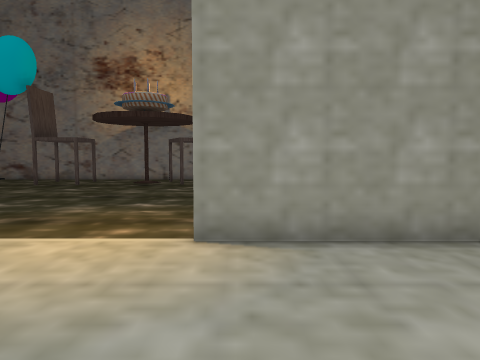
view 1 (above)

22 first-person views from a walk through a scene from a Unity 3-D project. The camera is 1.4 m above the floor, tilts 4° down and sees 70° across. The floor is counted in squares, 1 m on a side. Each view is taken from the middle of a square. On the plan, view 1 faces up. The plan holds only what a view shows up to about 15 squares ahead; the rest is blank. The player character is not drawn.

view 2
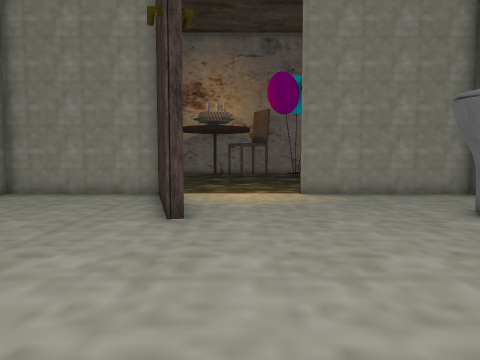

view 3
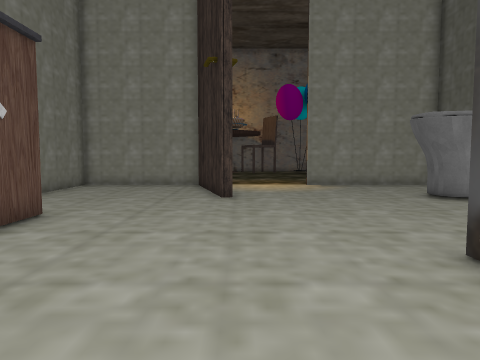

view 4
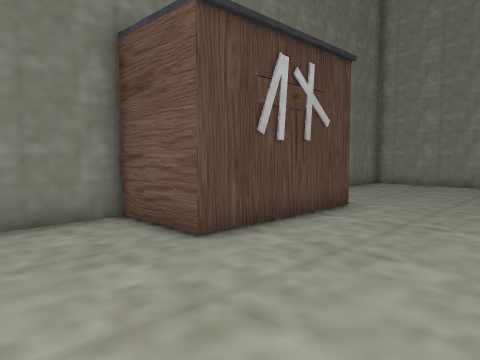

view 5
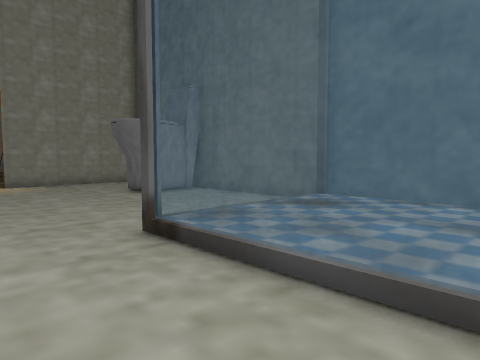

view 6
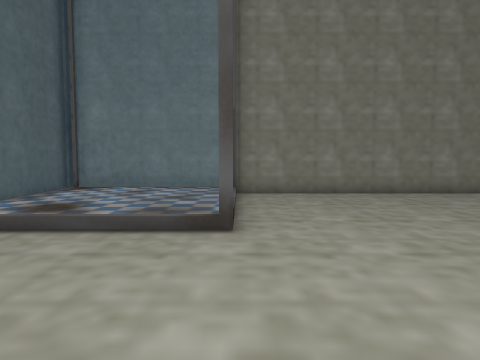

view 7
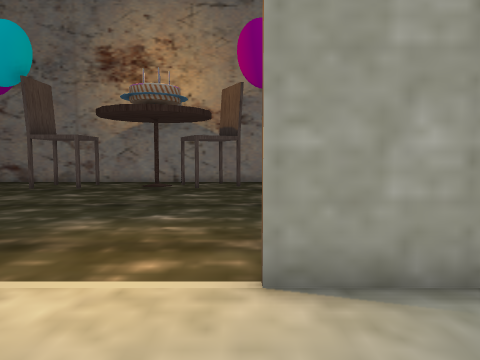

view 8
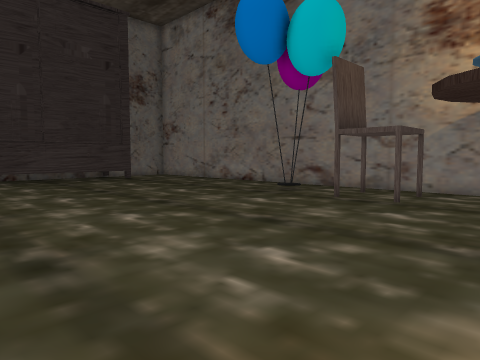

view 9
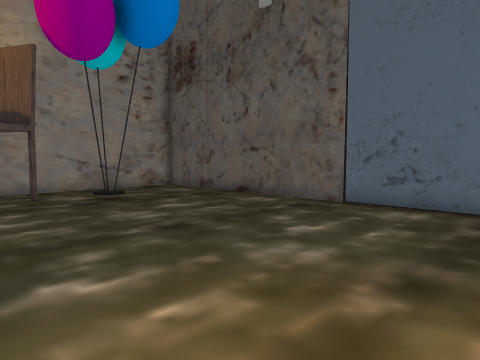

view 10
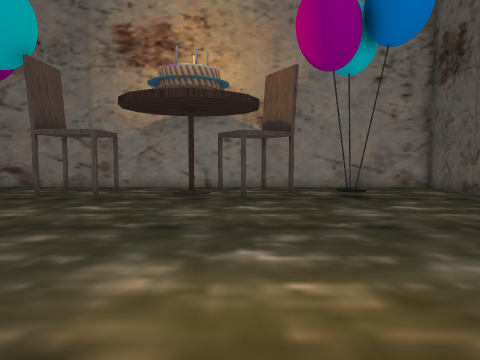

view 11
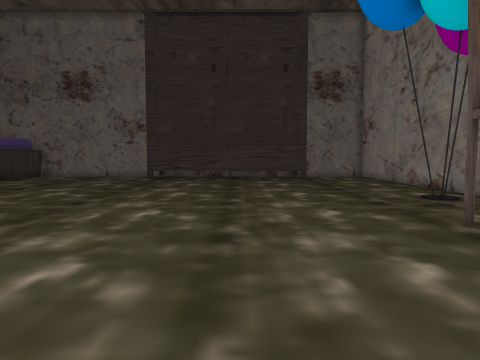

view 12
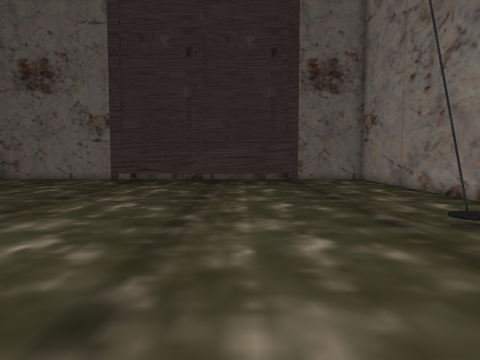

view 13
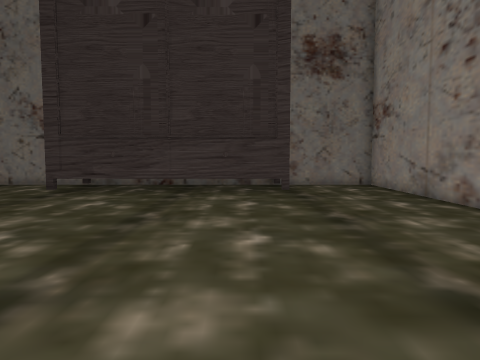

view 14
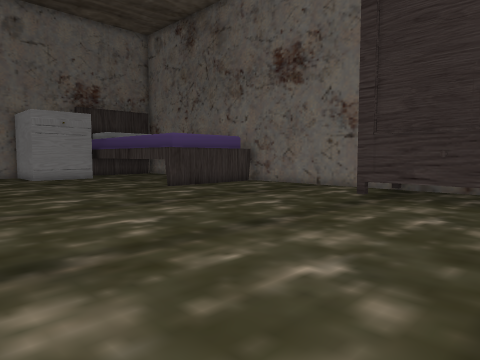

view 15
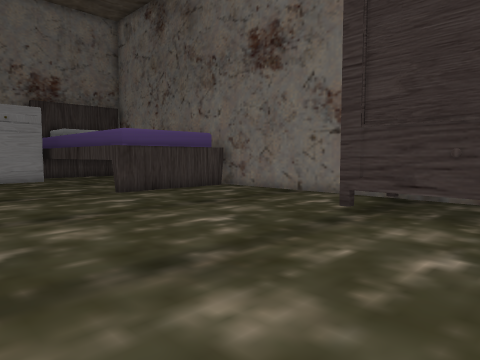

view 16
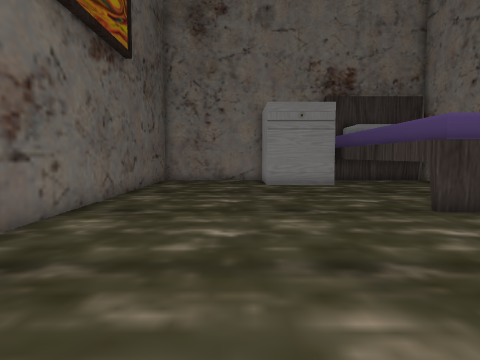

view 17
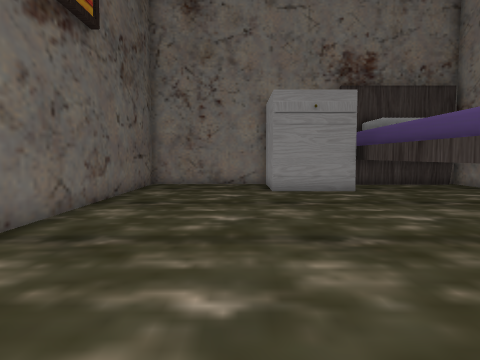

view 18
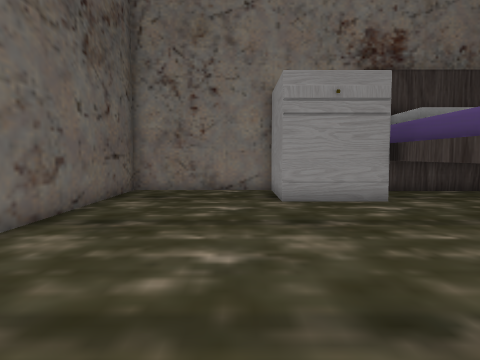

view 19
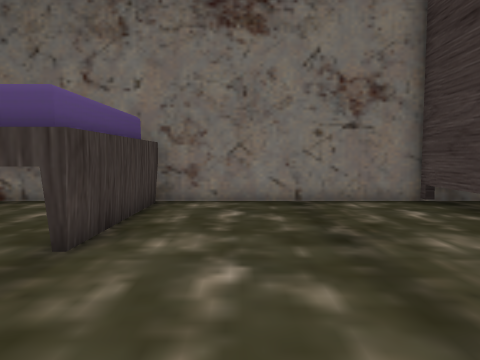

view 20
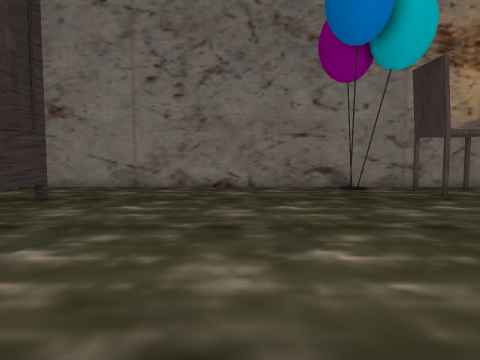

view 21
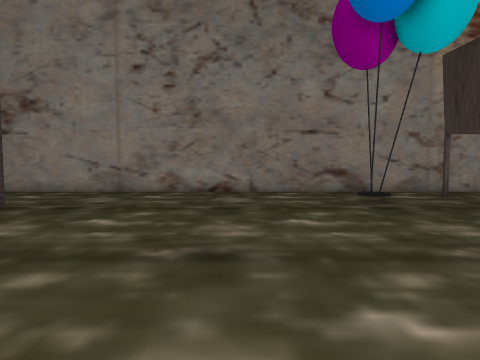

view 22
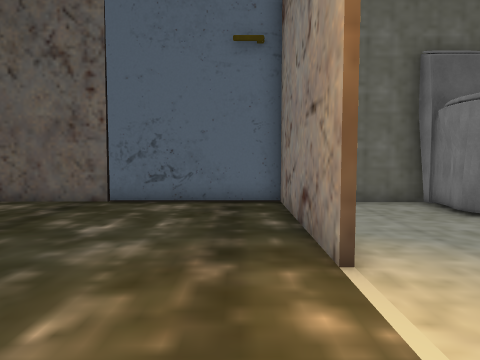

### Floor plan
Key: @ floor where view 1 was taken; # wall or solid block; . main floor; : floor 0.25 m higher than the main floor; = window, fence, low wall or low ledge; T table; I toilet; C chair; E desk; O other object.
Columns run from 27 left of view 1 to 6 right of it. Each row starts with its distance up from view 1.
 21 #####################     #####
 20 #........................C.......#
 19  ................C.....C.........#
 18  .............O.......T...C......#
 17   ...............C......C...O....#
 16     #............................#
 15     #............................#
 14     #............................#
 13     #............................#
 12     #............................#
 11     #............................#
 10     #............................#
  9     #............................#
  8     #............................#
  7 #####............................#
  6 #..............#######.....#######
  5 #..............#.....##..........#
  4 #..............#......#..........#
  3 #..............#......#..........#
  2 #..............#......#.......I..#
  1 #..............#......#......III##
  0 #..............# ..........@..II##
 -1 #..............# ................#
 -2 #######........#  ...............#
 -3       #........#  #..............#
 -4       #........#  #..............#
 -5       #........# OO..............#
 -6       #........# OO.............##
 -7       #........#  #.......=:::::=#
 -8       #........####.......=:::::=#
 -9       #........#..........=:::::=#
-10       #EEEE....#..........=:::::=#
-11           E....#..........=:::::=#
-12           E....#  ........=:::::=
-13           #################=====#

Where each view was taken, in squares from view 1:
view 1: 0 up, 0 right, facing up
view 2: 7 down, 3 left, facing up
view 3: 11 down, 4 left, facing up
view 4: 12 down, 4 left, facing up-left
view 5: 12 down, 4 left, facing up-right
view 6: 0 up, 1 left, facing down
view 7: 2 up, 1 left, facing up
view 8: 6 up, 4 left, facing up-left
view 9: 6 up, 4 left, facing up-right
view 10: 5 up, 3 left, facing up
view 11: 12 up, 3 left, facing left
view 12: 13 up, 6 left, facing left
view 13: 14 up, 10 left, facing left
view 14: 12 up, 12 left, facing down-left
view 15: 11 up, 15 left, facing down-left
view 16: 7 up, 16 left, facing down
view 17: 4 up, 16 left, facing down
view 18: 1 up, 16 left, facing down
view 19: 1 up, 16 left, facing left
view 20: 5 up, 17 left, facing up
view 21: 7 up, 17 left, facing up
view 22: 7 up, 5 left, facing right
